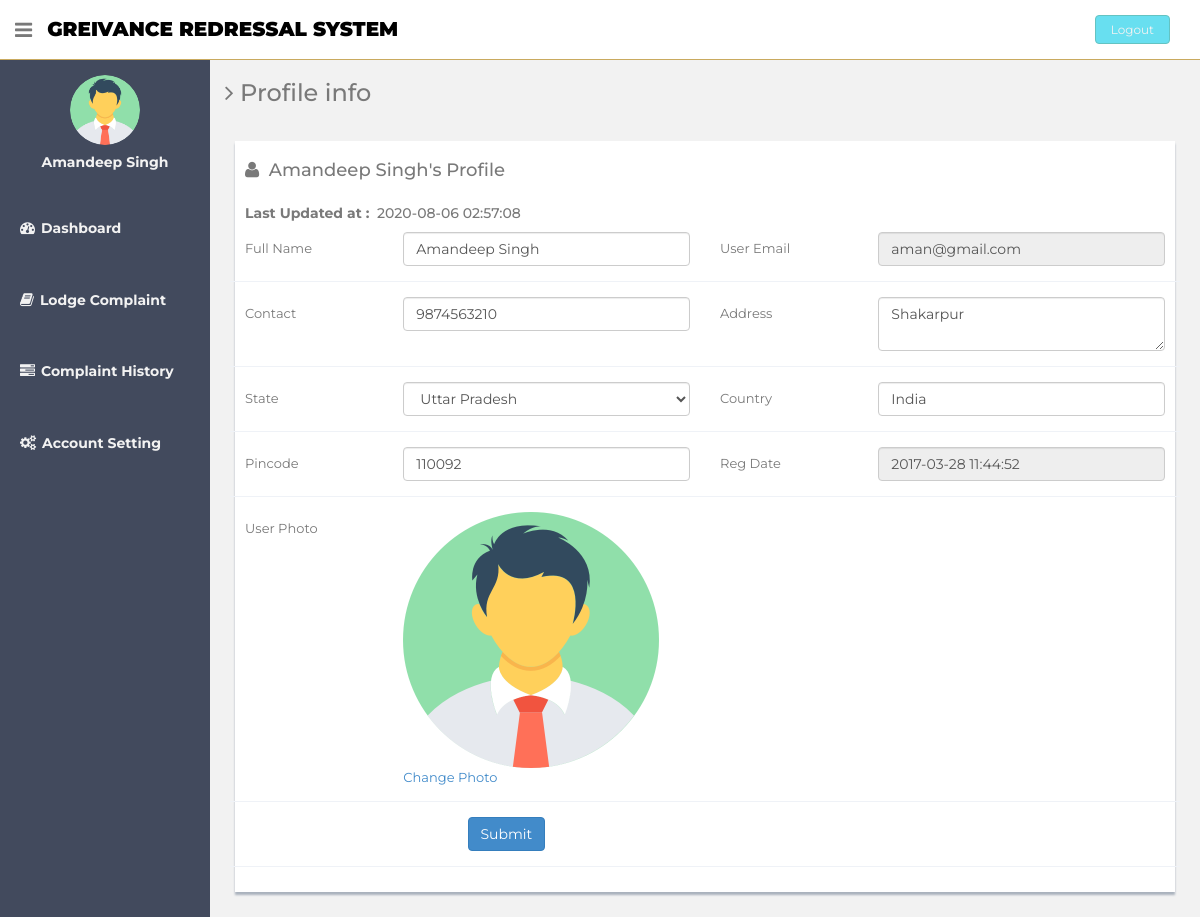
Page /users/profile.php (signed in) on the committed database.
### tables this page shows
CREATE TABLE `users` (
  `id` int(11) NOT NULL,
  `fullName` varchar(255) DEFAULT NULL,
  `userEmail` varchar(255) DEFAULT NULL,
  `password` varchar(255) DEFAULT NULL,
  `contactNo` bigint(11) DEFAULT NULL,
  `address` tinytext,
  `State` varchar(255) DEFAULT NULL,
  `country` varchar(255) DEFAULT NULL,
  `pincode` int(6) DEFAULT NULL,
  `userImage` varchar(255) DEFAULT NULL,
  `regDate` timestamp NOT NULL DEFAULT CURRENT_TIMESTAMP,
  `updationDate` timestamp NULL DEFAULT '0000-00-00 00:00:00' ON UPDATE CURRENT_TIMESTAMP,
  `status` int(1) DEFAULT NULL
);

### users/profile.php (the view, shortened to what this page needs)
<?php
include('includes/config.php');
if(strlen($_SESSION['login'])==0)
  {
header('location:index.php');
}
else{
?>
<!DOCTYPE html>
<html lang="en">
  <head>
    <link href="assets/css/bootstrap.css" rel="stylesheet">
    <link href="assets/font-awesome/css/font-awesome.css" rel="stylesheet" />
    <link rel="stylesheet" type="text/css" href="assets/js/bootstrap-datepicker/css/datepicker.css" />
    <link rel="stylesheet" type="text/css" href="assets/js/bootstrap-daterangepicker/daterangepicker.css" />
    <link href="assets/css/style.css" rel="stylesheet">
    <link href="assets/css/style-responsive.css" rel="stylesheet">
  </head>
  <body>
  <section id="container" >
     <?php include("includes/header.php");?>
      <?php include("includes/sidebar.php");?>
      <section id="main-content">
          <section class="wrapper">
          	<h3><i class="fa fa-angle-right"></i> Profile info</h3>
          	<div class="row mt">
          		<div class="col-lg-12">
                  <div class="form-panel">
 <?php $query=mysqli_query($con,"select * from users where userEmail='".$_SESSION['login']."'");
 while($row=mysqli_fetch_array($query))
 {
 ?>
  <h4 class="mb"><i class="fa fa-user"></i>&nbsp;&nbsp;<?php echo htmlentities($row['fullName']);?>'s Profile</h4>
    <h5><b>Last Updated at :</b>&nbsp;&nbsp;<?php echo htmlentities($row['updationDate']);?></h5>
                      <form class="form-horizontal style-form" method="post" name="profile" >
<div class="form-group">
<label class="col-sm-2 col-sm-2 control-label">Full Name</label>
<div class="col-sm-4">
<input type="text" name="fullname" required="required" value="<?php echo htmlentities($row['fullName']);?>" class="form-control" >
 </div>
<label class="col-sm-2 col-sm-2 control-label">User Email </label>
 <div class="col-sm-4">
<input type="email" name="useremail" required="required" value="<?php echo htmlentities($row['userEmail']);?>" class="form-control" readonly>
</div>
 </div>
<div class="form-group">
<label class="col-sm-2 col-sm-2 control-label">Contact</label>
 <div class="col-sm-4">
<input type="text" name="contactno" required="required" value="<?php echo htmlentities($row['contactNo']);?>" class="form-control">
</div>
<label class="col-sm-2 col-sm-2 control-label">Address </label>
<div class="col-sm-4">
<textarea  name="address" required="required" class="form-control"><?php echo htmlentities($row['address']);?></textarea>
</div>
</div>
<div class="form-group">
<label class="col-sm-2 col-sm-2 control-label">State</label>
<div class="col-sm-4">
<select name="state" required="required" class="form-control">
<option value="<?php echo htmlentities($row['State']);?>"><?php echo htmlentities($st=$row['State']);?></option>
</select>
</div>
<label class="col-sm-2 col-sm-2 control-label">Country </label>
<div class="col-sm-4">
<input type="text" name="country" required="required" value="<?php echo htmlentities($row['country']);?>" class="form-control">
</div>
</div>
<div class="form-group">
<label class="col-sm-2 col-sm-2 control-label">Pincode</label>
<div class="col-sm-4">
<input type="text" name="pincode" maxlength="6" required="required" value="<?php echo htmlentities($row['pincode']);?>" class="form-control">
</div>
<label class="col-sm-2 col-sm-2 control-label">Reg Date </label>
<div class="col-sm-4">
<input type="text" name="regdate" required="required" value="<?php echo htmlentities($row['regDate']);?>" class="form-control" readonly>
 </div>
</div>
<div class="form-group">
<label class="col-sm-2 col-sm-2 control-label">User Photo</label>
<div class="col-sm-4">
<?php $userphoto=$row['userImage'];
if($userphoto==""):
?>
<img src="userimages/noimage.png" width="256" height="256" >
<a href="update-image.php">Change Photo</a>
<?php else:?>
	<img src="userimages/<?php echo htmlentities($userphoto);?>" width="256" height="256">
	<a href="update-image.php">Change Photo</a>
<?php endif;?>
</div>
</div>
<?php } ?>
                          <div class="form-group">
                           <div class="col-sm-10" style="padding-left:25% ">
<button type="submit" name="submit" class="btn btn-primary">Submit</button>
</div>
</div>
                          </form>
                          </div>
                          </div>
                          </div>
		</section>
      </section>
  </section>
  </body>
</html>
<?php } ?>

### users/includes/header.php
<header class="header black-bg">
             <div class="sidebar-toggle-box">
                 <div class="fa fa-bars tooltips" data-placement="right" data-original-title="Toggle Navigation"></div>
             </div>
           <a href="dashboard.php" class="logo"><b>Greivance Redressal System</b></a>
           <div class="top-menu">
           	<ul class="nav pull-right top-menu">
                   <li><a class="logout" href="logout.php">Logout</a></li>
               </ul>
           </div>
       </header>

### users/includes/sidebar.php (shortened to what this page needs)
<aside>
          <div id="sidebar"  class="nav-collapse ">
              <ul class="sidebar-menu" id="nav-accordion">
                              <?php $query=mysqli_query($con,"select fullName,userImage from users where userEmail='".$_SESSION['login']."'");
 while($row=mysqli_fetch_array($query))
 {
 ?>
                  <p class="centered"><a href="profile.php">
<?php $userphoto=$row['userImage'];
if($userphoto==""):
?>
<img src="userimages/noimage.png"  class="img-circle" width="70" height="70" >
<?php else:?>
  <img src="userimages/<?php echo htmlentities($userphoto);?>" class="img-circle" width="70" height="70">
<?php endif;?>
</a>
</p>
                  <h5 class="centered"><?php echo htmlentities($row['fullName']);?></h5>
                  <?php } ?>
                  <li class="mt">
                      <a href="dashboard.php">
                          <h5><i class="fa fa-dashboard"></i>Dashboard</h5>
                      </a>
                  </li>
                  <li class="sub-menu" style="margin-top:2px;">
                      <a href="register-complaint.php" >
                          <h5><i class="fa fa-book"></i>Lodge Complaint</h5>
                      </a>
                    </li>
                  <li class="sub-menu" style="margin-top:10 px">
                      <a href="complaint-history.php" >
                          <h5><i class="fa fa-tasks"></i>Complaint History</h5>
                      </a>
                  </li>
                  <li class="sub-menu">
                      <a href="javascript:;" >
                          <h5><i class="fa fa-cogs"></i>Account Setting</h5>
                      </a>
                  </li>
              </ul>
          </div>
      </aside>

### users/assets/css/style.css (style rules this page uses)
body { color: #797979; background: #f2f2f2; font-family: 'Ruda', sans-serif; padding: 0px !important; margin: 0px !important; font-size:13px; }
ul li { list-style: none; }
a, a:hover, a:focus { text-decoration: none; outline: none; }
#container { width: 100%; height: 100%; }
.centered { text-align: center; }
.mt { margin-top: 25px; }
.mb { margin-bottom: 25px; }
ul.top-menu > li > .logout { color: #f2f2f2; font-size: 12px; border-radius: 4px; -webkit-border-radius: 4px; border: 1px solid #64c3c2 !important; padding: 5px 15px; margin-right: 15px; background: #68dff0; margin-top: 15px; }
#sidebar { width: 210px; height: 100%; position: fixed; background: #424a5d; }
#sidebar h5 { color: #f2f2f2; font-weight: 700; }
#sidebar ul li { position: relative; }
ul.sidebar-menu , ul.sidebar-menu li ul.sub { margin: -2px 0 0; padding: 0; }
ul.sidebar-menu { margin-top: 75px; }
ul.sidebar-menu li { margin-bottom: 5px; margin-left:10px; margin-right:10px; }
ul.sidebar-menu li.sub-menu { line-height: 15px; }
ul.sidebar-menu li a { color: #aeb2b7; text-decoration: none; display: block; padding: 15px 0 15px 10px; font-size: 12px; outline: none; -webkit-transition: all 0.3s ease; -moz-transition: all 0.3s ease; -o-transition: all 0.3s ease; -ms-transition: all 0.3s ease; transition: all 0.3s ease; }
ul.sidebar-menu li a i { font-size: 15px; padding-right: 6px; }
#main-content { margin-left: 210px; }
.header, .footer { min-height: 60px; padding: 0 15px; }
.header { position: fixed; left: 0; right: 0; z-index: 1002; }
.black-bg { background: #ffffff; border-bottom: 1px solid #c9aa5f; }
.wrapper { display: inline-block; margin-top: 60px; padding-left: 15px; padding-right: 15px; padding-bottom: 15px; padding-top: 0px; width: 100%; }
a.logo { font-size: 20px; color: #000000; float: left; margin-top: 15px; text-transform: uppercase; }
a.logo b { font-weight: 900; }
#top_menu .nav > li, ul.top-menu > li { float: left; }
ul.top-menu > li > a { color: #666666; font-size: 16px; border-radius: 4px; -webkit-border-radius: 4px; border:1px solid #666666 !important; padding: 2px 6px; margin-right: 15px; }
.sidebar-toggle-box { float: left; padding-right: 15px; margin-top: 20px; }
.sidebar-toggle-box .fa-bars { cursor: pointer; display: inline-block; font-size: 20px; }
.form-panel { background: #ffffff; margin: 10px; padding: 10px; box-shadow: 0px 3px 2px #aab2bd; text-align: left; }
label { font-weight: 400; }
.form-horizontal.style-form .form-group { border-bottom: 1px solid #eff2f7; padding-bottom: 15px; margin-bottom: 15px; }
@media (min-width: 768px) { .form-horizontal .control-label { text-align: left; } }

### users/profile.php (style rules this page uses)
body, h3, h4 { font-family: 'Grandstander', cursive; font-family: 'Montserrat', sans-serif; }

### rows in the picture
users: userImage (picture), fullName "Amandeep Singh", updationDate "2020-08-06 02:57:08", fullname "Amandeep Singh", useremail "aman@gmail.com", contactno "9874563210", address "Shakarpur", state "Uttar Pradesh", country "India", pincode "110092", regdate "2017-03-28 11:44:52"
